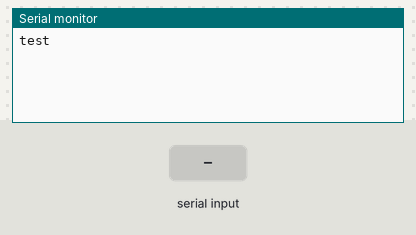
A sketch run on a simulated Arduino Uno, built with avr-gcc and run on an emulated ATmega328P. On the bench: the last lines printed to the serial monitor. Inputs (shaded band) come from the test bench.

Above: at 2.8 s.
2.9 s: "1\n" received over the second serial link
At 4.0 s:
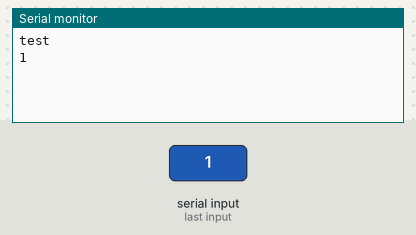
4.5 s: "0\n" received over the second serial link
At 5.8 s:
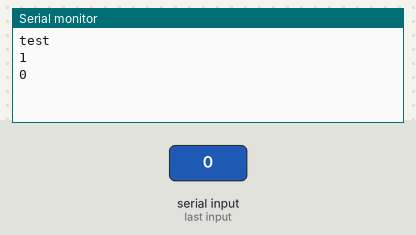
6.0 s: "2\n" received over the second serial link
At 6.8 s:
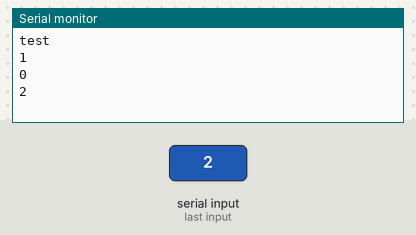

The sketch:

UART.ino
```cpp
#include <SoftwareSerial.h>

String a;
// Arduino uno Ext Serial pins
int ext_rx_pin = 8;
int ext_tx_pin = 9;
SoftwareSerial ext(ext_rx_pin, ext_tx_pin);  //RX, TX

void setup() {
  // opens serial port
  Serial.begin(4800);
  Serial.println("test");

  // Setup external serial connection to jetson

  ext.begin(4800 );
  ext.print("Hi!");

  Serial.flush();
  ext.flush();

}

void loop() {
  ext.flush();
  while (ext.available() > 0) {
    a = ext.readStringUntil('\n');  // read the incoming data as string
    // Print message on ide console
    Serial.println(a);
    // Answer to jetson
    ext.print("MESSAGE_OK");
    ext.print("\n");
  }


  //ext.print("Hi!");
  delay(1000);
}
```

Measured:
- after the input at 2.9 s, the serial monitor: prints a new line after 0.11 s (image 1)
- after the input at 4.5 s, the serial monitor: prints a new line after 0.54 s (image 2)
- after the input at 6.0 s, the serial monitor: prints a new line after 0.06 s (image 3)
